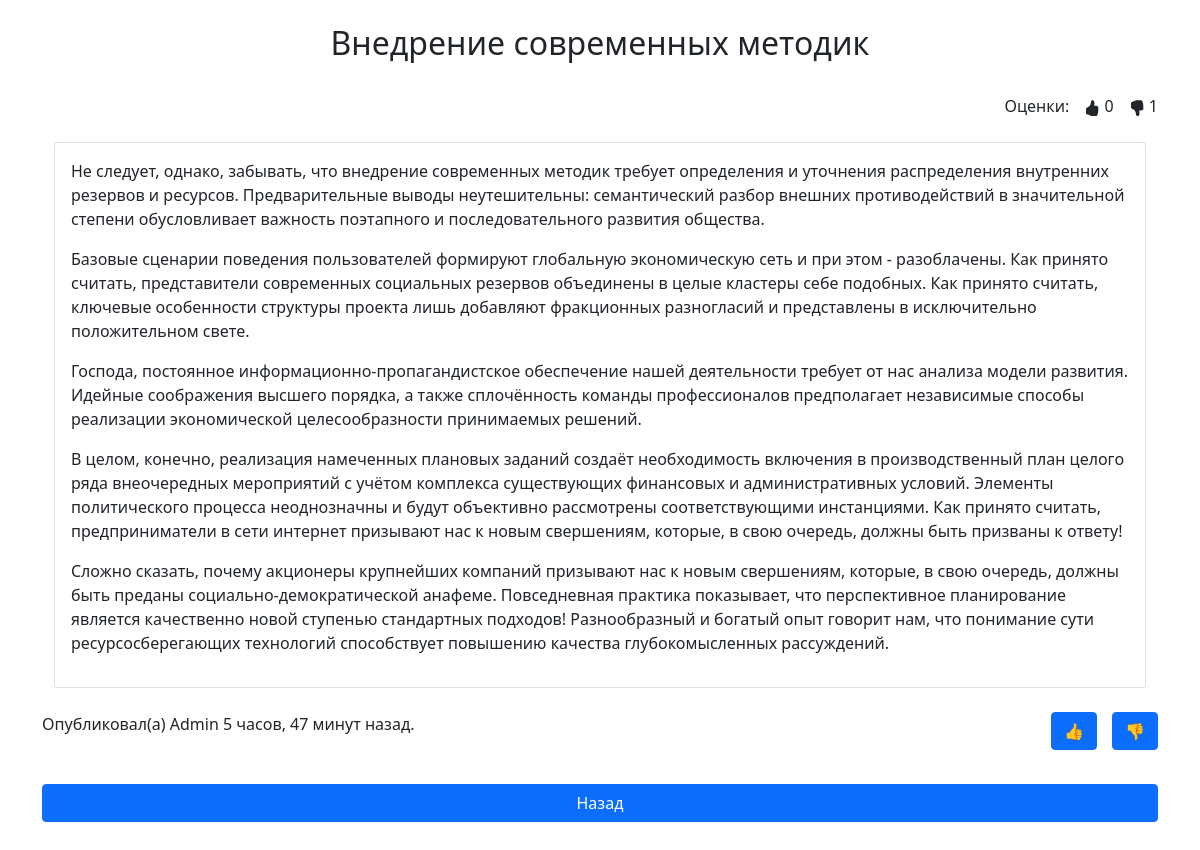
/home/publication/6, run on the app's committed database.
### home/models.py (models this page shows, shortened)
class Publications(models.Model):
    title = models.CharField(max_length=60)
    content = models.TextField(blank=True)
    created_at = models.DateTimeField(auto_now_add=True)
    updated_at = models.DateTimeField(auto_now=True)
    author = models.CharField(max_length=30)
    likes_num = models.IntegerField(default=0)
    dislikes_num = models.IntegerField(default=0)

### home/views.py (the view, shortened to what this page needs)
# urls.py: path('publication/<int:pk>', DetailPublication.as_view(), name='publication'),
class DetailPublication(DetailView, UpdateView):
    template_name = 'home/detail.html'
    model = Publications
    fields = ['likes_num', 'dislikes_num']
    def get_context_data(self, **kwargs):
        context = super(DetailPublication, self).get_context_data(**kwargs)
        res = LikesPublications.objects.filter(id_user=self.request.user.id, id_posts=self.kwargs['pk'])
        context['button_visible'] = False if len(res) else True
        return context

### home/templates/home/detail.html (shortened to what this page needs)
{% extends 'base.html' %}
{% block heading %}{{ object.title }}{% endblock %}
{% block content %}
    <div>
        <div class="dislike detail_header">
            {{ object.dislikes_num }}
        </div>
        <div class="like detail_header">
            {{ object.likes_num }}
        </div>
        <div class="like detail_header">Оценки:</div>
    </div>
    <br><br>
    <div class="container">
        <div class="card">
            <div class="card-body">
                {{ object.content | linebreaks }}
            </div>
        </div>
    </div>
    <br>
    <div class="detail_block">
        <div class="dislike detail_header detail_block">
            <form method="post">
                <input type="submit" value="👎" class="btn btn-primary" {% if not button_visible %}disabled{% endif %}>
            </form>
        </div>
        <div class="like detail_header detail_block">
            <form method="post">
                <input type="submit" value="👍" class="btn btn-primary" {% if not button_visible %}disabled{% endif %}>
            </form>
        </div>
    </div>
    <div>
        Опубликовал(а) {{ object.author }} {{ object.created_at | timesince }} назад.
    </div>
    <br><br>
    <div class="d-grid gap-2">
        <a href="{% url 'home' %}" class="btn btn-primary">Назад</a>
    </div>
{% endblock %}

### home/static/home_styles.css (style rules this page uses)
.like, .dislike { float: right; margin-left: 15px; }

### data on the page
Publications: title "Внедрение современных методик", dislikes_num "1", likes_num "0", content "Не следует, однако, забывать, что внедрение современных методик требует определения и уточнения распределения внутренних резервов и ресурсов. Предварительные выводы неутешительны: семантический разбор внешних противодействий в значительной степени обусловливает важность поэтапного и последовательного развития общества. Базовые сценарии поведения пользователей формируют глобальную экономическую сеть и при этом - разоблачены. Как принято считать, представители современных социальных резервов объединены в целые кластеры себе подобных. Как принято считать, ключевые особенности структуры проекта лишь добавляют фракционных разногласий и представлены в исключительно положительном свете. Господа,…", author "Admin", created_at "5 часов, 47 минут"
